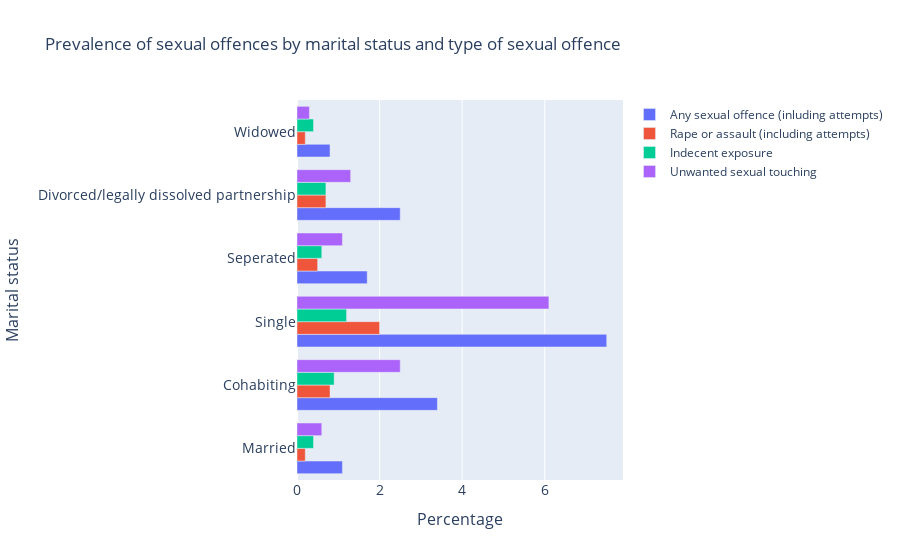

The cell this chart's notebook holds for it:
### Code cell
# For the graph 3. we plot an interactive line plot
# x-axis: marital status 
# y-axis: type of sexual offences

# We first look in our dataset for the parameters that relate to marital status using our index "Married"

marital_status=["Married","Cohabiting","Single","Seperated","Divorced/legally dissolved partnership","Widowed"]
any_sexual_offence=df7_bis[30:36][df7_bis.columns[0]]
rape_or_assault=df7_bis[30:36][df7_bis.columns[1]]
indecent_exposure=df7_bis[30:36][df7_bis.columns[3]]
sexual_touching=df7_bis[30:36][df7_bis.columns[4]]



fig = go.Figure(data=[
    go.Bar(name='Any sexual offence (inluding attempts)', 
           x=any_sexual_offence,
           y=marital_status,orientation='h'),
    go.Bar(name='Rape or assault (including attempts)', 
           x=rape_or_assault, 
           y=marital_status,orientation='h'),
    go.Bar(name='Indecent exposure', 
           x=indecent_exposure, 
           y=marital_status,orientation='h'),
    go.Bar(name='Unwanted sexual touching', 
           x=sexual_touching, 
           y=marital_status,orientation='h')
])
# Change the bar mode
fig.update_layout(barmode='group',
                  title='Prevalence of sexual offences by marital status and type of sexual offence',
                  xaxis=dict(
                    title='Percentage',
                    titlefont_size=16,
                    tickfont_size=14,),
                  yaxis=dict(
                    title='Marital status',
                    titlefont_size=16,
                    tickfont_size=14)
                 )
fig.show()
fig.write_html('/Users/jutti/Documents/QM2SRQ1-2/Visualisations/Marital status.html')

### Figure 1 — Plotly figure (JSON) as saved in the notebook; plotly's stock layout.template omitted (floating-point values rounded to 4 significant figures)
{"data": [{"name": "Any sexual offence (inluding attempts)", "orientation": "h", "type": "bar", "x": [1.1, 3.4, 7.5, 1.7, 2.5, 0.8], "y": ["Married", "Cohabiting", "Single", "Seperated", "Divorced/legally dissolved partnership", "Widowed"]}, {"name": "Rape or assault (including attempts)", "orientation": "h", "type": "bar", "x": [0.2, 0.8, 2, 0.5, 0.7, 0.2], "y": ["Married", "Cohabiting", "Single", "Seperated", "Divorced/legally dissolved partnership", "Widowed"]}, {"name": "Indecent exposure", "orientation": "h", "type": "bar", "x": [0.4, 0.9, 1.2, 0.6, 0.7, 0.4], "y": ["Married", "Cohabiting", "Single", "Seperated", "Divorced/legally dissolved partnership", "Widowed"]}, {"name": "Unwanted sexual touching", "orientation": "h", "type": "bar", "x": [0.6, 2.5, 6.1, 1.1, 1.3, 0.3], "y": ["Married", "Cohabiting", "Single", "Seperated", "Divorced/legally dissolved partnership", "Widowed"]}], "layout": {"barmode": "group", "title": {"text": "Prevalence of sexual offences by marital status and type of sexual offence"}, "xaxis": {"tickfont": {"size": 14}, "title": {"font": {"size": 16}, "text": "Percentage"}}, "yaxis": {"tickfont": {"size": 14}, "title": {"font": {"size": 16}, "text": "Marital status"}}}}
